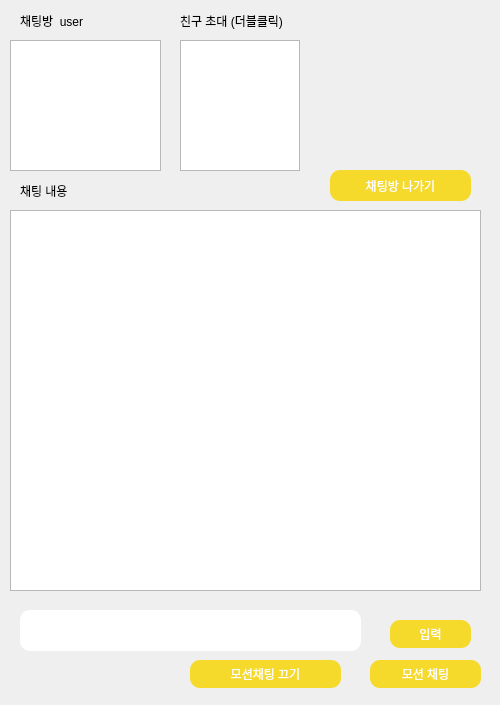
<?xml version="1.0" encoding="UTF-8"?>
<ui version="4.0">
 <class>Form</class>
 <widget class="QWidget" name="Form">
  <property name="geometry">
   <rect>
    <x>0</x>
    <y>0</y>
    <width>500</width>
    <height>705</height>
   </rect>
  </property>
  <property name="windowTitle">
   <string>Form</string>
  </property>
  <widget class="QStackedWidget" name="stackedWidget">
   <property name="geometry">
    <rect>
     <x>0</x>
     <y>0</y>
     <width>501</width>
     <height>701</height>
    </rect>
   </property>
   <property name="currentIndex">
    <number>3</number>
   </property>
   <widget class="QWidget" name="login_page">
    <widget class="QLabel" name="label_back_4">
     <property name="geometry">
      <rect>
       <x>0</x>
       <y>0</y>
       <width>521</width>
       <height>701</height>
      </rect>
     </property>
     <property name="text">
      <string/>
     </property>
     <property name="pixmap">
      <pixmap>back3.jpg</pixmap>
     </property>
    </widget>
    <widget class="QLabel" name="PassWord_label">
     <property name="geometry">
      <rect>
       <x>50</x>
       <y>330</y>
       <width>101</width>
       <height>20</height>
      </rect>
     </property>
     <property name="text">
      <string>PassWord</string>
     </property>
    </widget>
    <widget class="QLineEdit" name="pw_line">
     <property name="geometry">
      <rect>
       <x>130</x>
       <y>330</y>
       <width>261</width>
       <height>31</height>
      </rect>
     </property>
     <property name="styleSheet">
      <string notr="true">QLineEdit
{
    background-color:  rgb(255, 255, 255);
	border-radius: 10px;
}

</string>
     </property>
     <property name="echoMode">
      <enum>QLineEdit::PasswordEchoOnEdit</enum>
     </property>
    </widget>
    <widget class="QLabel" name="ID_label">
     <property name="geometry">
      <rect>
       <x>110</x>
       <y>290</y>
       <width>64</width>
       <height>15</height>
      </rect>
     </property>
     <property name="text">
      <string>ID</string>
     </property>
    </widget>
    <widget class="QPushButton" name="login_btn">
     <property name="geometry">
      <rect>
       <x>270</x>
       <y>380</y>
       <width>111</width>
       <height>31</height>
      </rect>
     </property>
     <property name="styleSheet">
      <string notr="true">QPushButton{
	font: 13pt &quot;맑은 고딕&quot;;
	color: rgb(255, 255, 255);
    background-color: rgb(245, 218, 43);
	border: 0px;
	border-radius: 10px;
}

</string>
     </property>
     <property name="text">
      <string>login</string>
     </property>
    </widget>
    <widget class="QLineEdit" name="id_line">
     <property name="geometry">
      <rect>
       <x>130</x>
       <y>280</y>
       <width>261</width>
       <height>31</height>
      </rect>
     </property>
     <property name="styleSheet">
      <string notr="true">QLineEdit
{
    background-color:  rgb(255, 255, 255);
	border-radius: 10px;
}

</string>
     </property>
    </widget>
    <widget class="QPushButton" name="signup_btn">
     <property name="geometry">
      <rect>
       <x>270</x>
       <y>430</y>
       <width>111</width>
       <height>31</height>
      </rect>
     </property>
     <property name="styleSheet">
      <string notr="true">QPushButton{
	font: 13pt &quot;맑은 고딕&quot;;
	color: rgb(255, 255, 255);
    background-color: rgb(245, 218, 43);
	border: 0px;
	border-radius: 10px;
}

</string>
     </property>
     <property name="text">
      <string>join</string>
     </property>
    </widget>
   </widget>
   <widget class="QWidget" name="signup_page">
    <widget class="QLabel" name="label_back_2">
     <property name="geometry">
      <rect>
       <x>0</x>
       <y>0</y>
       <width>521</width>
       <height>701</height>
      </rect>
     </property>
     <property name="text">
      <string/>
     </property>
     <property name="pixmap">
      <pixmap>back3.jpg</pixmap>
     </property>
    </widget>
    <widget class="QLabel" name="ID_label_2">
     <property name="geometry">
      <rect>
       <x>110</x>
       <y>260</y>
       <width>64</width>
       <height>15</height>
      </rect>
     </property>
     <property name="text">
      <string>ID</string>
     </property>
    </widget>
    <widget class="QLabel" name="PassWord_label_2">
     <property name="geometry">
      <rect>
       <x>110</x>
       <y>320</y>
       <width>101</width>
       <height>20</height>
      </rect>
     </property>
     <property name="text">
      <string>PassWord</string>
     </property>
    </widget>
    <widget class="QPushButton" name="signup_ok_btn">
     <property name="geometry">
      <rect>
       <x>240</x>
       <y>490</y>
       <width>221</width>
       <height>41</height>
      </rect>
     </property>
     <property name="styleSheet">
      <string notr="true">QPushButton{
	font: 15pt &quot;맑은 고딕&quot;;
	color: rgb(255, 255, 255);
    background-color: rgb(245, 218, 43);
	border: 0px;
	border-radius: 10px;
}

</string>
     </property>
     <property name="text">
      <string>join</string>
     </property>
    </widget>
    <widget class="QLineEdit" name="id">
     <property name="geometry">
      <rect>
       <x>110</x>
       <y>280</y>
       <width>231</width>
       <height>31</height>
      </rect>
     </property>
     <property name="styleSheet">
      <string notr="true">QLineEdit
{
    background-color:  rgb(255, 255, 255);
	border-radius: 10px;
}

</string>
     </property>
    </widget>
    <widget class="QLineEdit" name="pw">
     <property name="geometry">
      <rect>
       <x>110</x>
       <y>350</y>
       <width>231</width>
       <height>31</height>
      </rect>
     </property>
     <property name="styleSheet">
      <string notr="true">QLineEdit
{
    background-color:  rgb(255, 255, 255);
	border-radius: 10px;
}

</string>
     </property>
     <property name="echoMode">
      <enum>QLineEdit::PasswordEchoOnEdit</enum>
     </property>
    </widget>
    <widget class="QLineEdit" name="input_NicName_2">
     <property name="geometry">
      <rect>
       <x>110</x>
       <y>420</y>
       <width>231</width>
       <height>31</height>
      </rect>
     </property>
     <property name="styleSheet">
      <string notr="true">QLineEdit
{
    background-color:  rgb(255, 255, 255);
	border-radius: 10px;
}

</string>
     </property>
     <property name="echoMode">
      <enum>QLineEdit::PasswordEchoOnEdit</enum>
     </property>
    </widget>
    <widget class="QLabel" name="NicName_label">
     <property name="geometry">
      <rect>
       <x>110</x>
       <y>390</y>
       <width>131</width>
       <height>20</height>
      </rect>
     </property>
     <property name="text">
      <string>PassWord Check</string>
     </property>
    </widget>
    <widget class="QPushButton" name="btn_id_check">
     <property name="geometry">
      <rect>
       <x>380</x>
       <y>280</y>
       <width>81</width>
       <height>28</height>
      </rect>
     </property>
     <property name="styleSheet">
      <string notr="true">QPushButton{
	font: 11pt &quot;맑은 고딕&quot;;
	color: rgb(255, 255, 255);
    background-color: rgb(245, 218, 43);
	border: 0px;
	border-radius: 10px;
}

</string>
     </property>
     <property name="text">
      <string>중복체크</string>
     </property>
    </widget>
   </widget>
   <widget class="QWidget" name="room_list_page">
    <widget class="QLabel" name="label_back_5">
     <property name="geometry">
      <rect>
       <x>0</x>
       <y>0</y>
       <width>521</width>
       <height>701</height>
      </rect>
     </property>
     <property name="text">
      <string/>
     </property>
     <property name="pixmap">
      <pixmap>back3.jpg</pixmap>
     </property>
    </widget>
    <widget class="QPushButton" name="refresh_btn">
     <property name="geometry">
      <rect>
       <x>270</x>
       <y>650</y>
       <width>191</width>
       <height>31</height>
      </rect>
     </property>
     <property name="styleSheet">
      <string notr="true">QPushButton{
	font: 13pt &quot;맑은 고딕&quot;;
	color: rgb(255, 255, 255);
    background-color: rgb(245, 218, 43);
	border: 0px;
	border-radius: 10px;
}

</string>
     </property>
     <property name="text">
      <string>새로고침</string>
     </property>
    </widget>
    <widget class="QLineEdit" name="room_name_line">
     <property name="geometry">
      <rect>
       <x>20</x>
       <y>590</y>
       <width>461</width>
       <height>41</height>
      </rect>
     </property>
     <property name="styleSheet">
      <string notr="true">QLineEdit
{
    background-color:  rgb(255, 255, 255);
	border-radius: 10px;
}

</string>
     </property>
    </widget>
    <widget class="QLabel" name="room_check">
     <property name="geometry">
      <rect>
       <x>20</x>
       <y>550</y>
       <width>361</width>
       <height>31</height>
      </rect>
     </property>
     <property name="text">
      <string>공백/특수문자를 제외한 방이름을 정해주세요</string>
     </property>
    </widget>
    <widget class="QListWidget" name="room_list">
     <property name="geometry">
      <rect>
       <x>10</x>
       <y>41</y>
       <width>281</width>
       <height>491</height>
      </rect>
     </property>
     <property name="styleSheet">
      <string notr="true">QList Widget
{
    background-color:  rgb(255, 255, 255);
	border-radius: 10px;
}
</string>
     </property>
    </widget>
    <widget class="QListWidget" name="online_users_list">
     <property name="geometry">
      <rect>
       <x>300</x>
       <y>190</y>
       <width>191</width>
       <height>341</height>
      </rect>
     </property>
    </widget>
    <widget class="QLabel" name="label_2">
     <property name="geometry">
      <rect>
       <x>20</x>
       <y>10</y>
       <width>271</width>
       <height>21</height>
      </rect>
     </property>
     <property name="text">
      <string>채팅방 목록</string>
     </property>
    </widget>
    <widget class="QLabel" name="label_5">
     <property name="geometry">
      <rect>
       <x>310</x>
       <y>170</y>
       <width>151</width>
       <height>21</height>
      </rect>
     </property>
     <property name="text">
      <string>접속중인 user</string>
     </property>
    </widget>
    <widget class="QPushButton" name="make_room_btn">
     <property name="geometry">
      <rect>
       <x>40</x>
       <y>650</y>
       <width>191</width>
       <height>31</height>
      </rect>
     </property>
     <property name="styleSheet">
      <string notr="true">QPushButton{
	font: 13pt &quot;맑은 고딕&quot;;
	color: rgb(255, 255, 255);
    background-color: rgb(245, 218, 43);
	border: 0px;
	border-radius: 10px;
}

</string>
     </property>
     <property name="text">
      <string>채팅 방 만들기</string>
     </property>
    </widget>
   </widget>
   <widget class="QWidget" name="room_page">
    <widget class="QLabel" name="label_back">
     <property name="geometry">
      <rect>
       <x>0</x>
       <y>0</y>
       <width>521</width>
       <height>701</height>
      </rect>
     </property>
     <property name="text">
      <string/>
     </property>
     <property name="pixmap">
      <pixmap>back3.jpg</pixmap>
     </property>
    </widget>
    <widget class="QLineEdit" name="room_chat">
     <property name="geometry">
      <rect>
       <x>20</x>
       <y>610</y>
       <width>341</width>
       <height>41</height>
      </rect>
     </property>
     <property name="styleSheet">
      <string notr="true">QLineEdit
{
    background-color:  rgb(255, 255, 255);
	border-radius: 10px;
}

</string>
     </property>
    </widget>
    <widget class="QPushButton" name="room_send_btn">
     <property name="geometry">
      <rect>
       <x>390</x>
       <y>620</y>
       <width>81</width>
       <height>28</height>
      </rect>
     </property>
     <property name="styleSheet">
      <string notr="true">QPushButton{
	font: 11pt &quot;맑은 고딕&quot;;
	color: rgb(255, 255, 255);
    background-color: rgb(245, 218, 43);
	border: 0px;
	border-radius: 10px;
}

</string>
     </property>
     <property name="text">
      <string>입력</string>
     </property>
    </widget>
    <widget class="QListWidget" name="main_chat">
     <property name="geometry">
      <rect>
       <x>10</x>
       <y>210</y>
       <width>471</width>
       <height>381</height>
      </rect>
     </property>
     <property name="styleSheet">
      <string notr="true">QList Widget
{
    background-color:  rgb(255, 255, 255);
	border-radius: 10px;
}
</string>
     </property>
    </widget>
    <widget class="QListWidget" name="room_user_list">
     <property name="geometry">
      <rect>
       <x>10</x>
       <y>40</y>
       <width>151</width>
       <height>131</height>
      </rect>
     </property>
     <property name="styleSheet">
      <string notr="true">QList Widget
{
    background-color:  rgb(255, 255, 255);
	border-radius: 10px;
}
</string>
     </property>
    </widget>
    <widget class="QLabel" name="label">
     <property name="geometry">
      <rect>
       <x>20</x>
       <y>10</y>
       <width>121</width>
       <height>21</height>
      </rect>
     </property>
     <property name="text">
      <string>채팅방  user</string>
     </property>
    </widget>
    <widget class="QLabel" name="label_3">
     <property name="geometry">
      <rect>
       <x>20</x>
       <y>180</y>
       <width>91</width>
       <height>21</height>
      </rect>
     </property>
     <property name="text">
      <string>채팅 내용</string>
     </property>
    </widget>
    <widget class="QPushButton" name="room_exit_btn">
     <property name="geometry">
      <rect>
       <x>330</x>
       <y>170</y>
       <width>141</width>
       <height>31</height>
      </rect>
     </property>
     <property name="styleSheet">
      <string notr="true">QPushButton{
	font: 11pt &quot;맑은 고딕&quot;;
	color: rgb(255, 255, 255);
    background-color: rgb(245, 218, 43);
	border: 0px;
	border-radius: 10px;
}

</string>
     </property>
     <property name="text">
      <string>채팅방 나가기</string>
     </property>
    </widget>
    <widget class="QListWidget" name="room_online">
     <property name="geometry">
      <rect>
       <x>180</x>
       <y>40</y>
       <width>120</width>
       <height>131</height>
      </rect>
     </property>
     <property name="maximumSize">
      <size>
       <width>120</width>
       <height>16777215</height>
      </size>
     </property>
    </widget>
    <widget class="QLabel" name="label_4">
     <property name="geometry">
      <rect>
       <x>180</x>
       <y>10</y>
       <width>151</width>
       <height>21</height>
      </rect>
     </property>
     <property name="text">
      <string>친구 초대 (더블클릭)</string>
     </property>
    </widget>
    <widget class="QPushButton" name="room_motion">
     <property name="geometry">
      <rect>
       <x>370</x>
       <y>660</y>
       <width>111</width>
       <height>28</height>
      </rect>
     </property>
     <property name="styleSheet">
      <string notr="true">QPushButton{
	font: 11pt &quot;맑은 고딕&quot;;
	color: rgb(255, 255, 255);
    background-color: rgb(245, 218, 43);
	border: 0px;
	border-radius: 10px;
}

</string>
     </property>
     <property name="text">
      <string>모션 채팅</string>
     </property>
    </widget>
    <widget class="QPushButton" name="room_motion_close">
     <property name="geometry">
      <rect>
       <x>190</x>
       <y>660</y>
       <width>151</width>
       <height>28</height>
      </rect>
     </property>
     <property name="styleSheet">
      <string notr="true">QPushButton{
	font: 11pt &quot;맑은 고딕&quot;;
	color: rgb(255, 255, 255);
    background-color: rgb(245, 218, 43);
	border: 0px;
	border-radius: 10px;
}

</string>
     </property>
     <property name="text">
      <string>모션채팅 끄기</string>
     </property>
    </widget>
   </widget>
   <widget class="QWidget" name="presonal_page">
    <widget class="QLabel" name="label_back_6">
     <property name="geometry">
      <rect>
       <x>0</x>
       <y>0</y>
       <width>521</width>
       <height>701</height>
      </rect>
     </property>
     <property name="text">
      <string/>
     </property>
     <property name="pixmap">
      <pixmap>../../Desktop/back3.jpg</pixmap>
     </property>
    </widget>
   </widget>
  </widget>
 </widget>
 <resources/>
 <connections/>
</ui>
